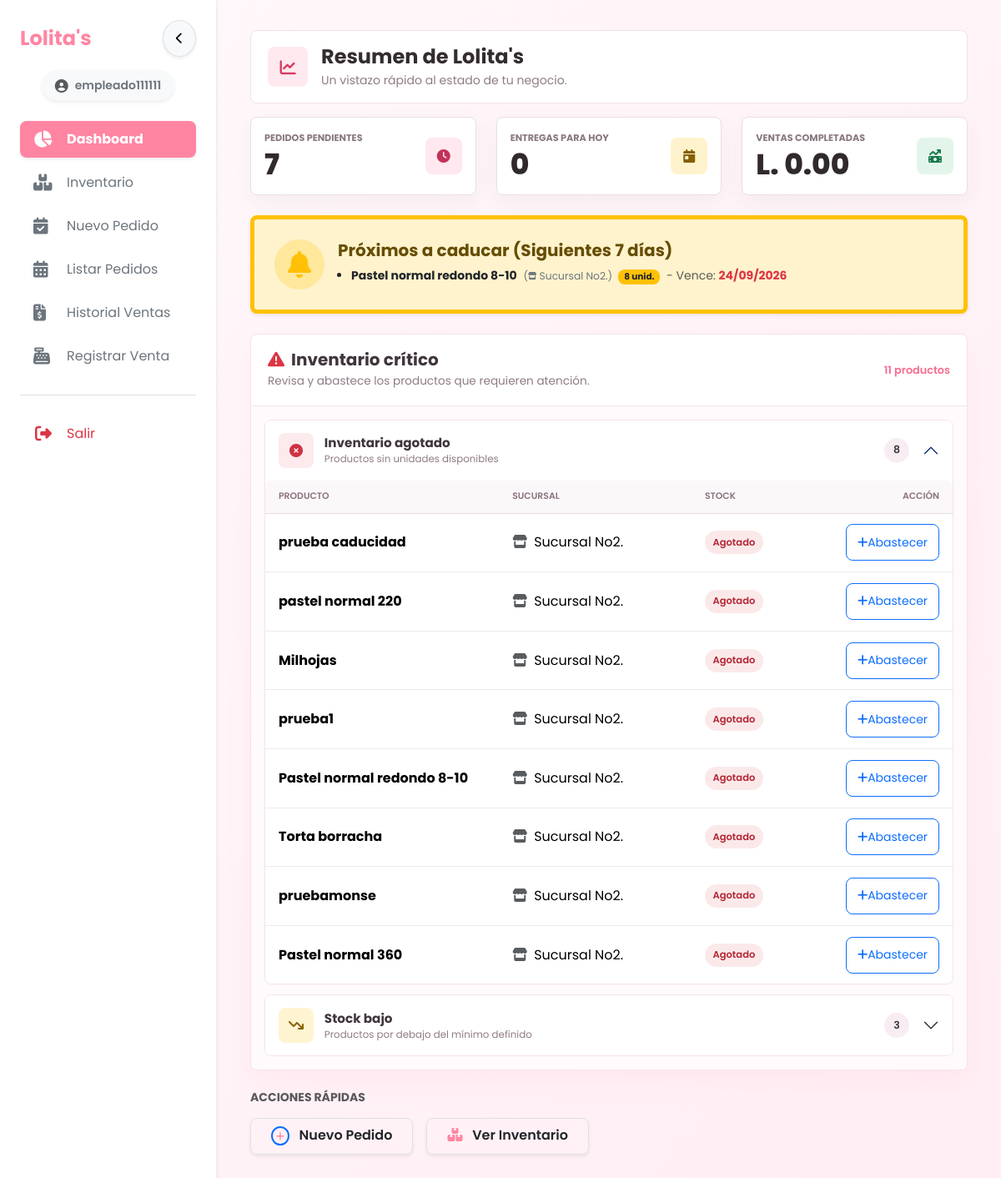
The app's page /index.php?view=dashboard (signed in) with its own data.
### tables this page shows
CREATE TABLE `inventario` (
  `id_inventario` int NOT NULL AUTO_INCREMENT,
  `id_sucursal` int NOT NULL,
  `id_producto` int NOT NULL,
  `stock_actual` int DEFAULT '0',
  `stock_minimo` int DEFAULT '5',
  `ultima_actualizacion` timestamp NULL DEFAULT CURRENT_TIMESTAMP ON UPDATE CURRENT_TIMESTAMP,
  `fecha_caducidad` date DEFAULT NULL,
  PRIMARY KEY (`id_inventario`),
  UNIQUE KEY `uq_sucursal_producto_fecha` (`id_sucursal`,`id_producto`,`fecha_caducidad`),
  KEY `id_producto` (`id_producto`),
  KEY `idx_fk_sucursal` (`id_sucursal`),
  KEY `idx_inventario_sucursal_caducidad` (`id_sucursal`,`fecha_caducidad`),
  CONSTRAINT `inventario_ibfk_1` FOREIGN KEY (`id_sucursal`) REFERENCES `sucursales` (`id_sucursal`) ON DELETE CASCADE,
  CONSTRAINT `inventario_ibfk_2` FOREIGN KEY (`id_producto`) REFERENCES `productos` (`id_producto`) ON DELETE CASCADE
);

CREATE TABLE `productos` (
  `id_producto` int NOT NULL AUTO_INCREMENT,
  `id_categoria` int DEFAULT NULL,
  `tipo_producto` enum('pastel','panaderia') NOT NULL DEFAULT 'panaderia',
  `nombre_producto` varchar(100) NOT NULL,
  `descripcion` text,
  `precio_base` decimal(10,2) NOT NULL,
  `imagen_url` varchar(255) DEFAULT NULL,
  `dias_vida_util` int DEFAULT '0',
  `estado` enum('Activo','Inactivo') NOT NULL DEFAULT 'Activo',
  PRIMARY KEY (`id_producto`),
  KEY `id_categoria` (`id_categoria`),
  KEY `idx_productos_estado_nombre` (`estado`,`nombre_producto`),
  CONSTRAINT `productos_ibfk_1` FOREIGN KEY (`id_categoria`) REFERENCES `categorias` (`id_categoria`) ON DELETE SET NULL
);

CREATE TABLE `sucursales` (
  `id_sucursal` int NOT NULL AUTO_INCREMENT,
  `nombre_sucursal` varchar(100) NOT NULL,
  `direccion` text,
  `telefono` varchar(20) DEFAULT NULL,
  `fecha_creacion` timestamp NULL DEFAULT CURRENT_TIMESTAMP,
  `estado` enum('Activa','Inactiva') NOT NULL DEFAULT 'Activa',
  PRIMARY KEY (`id_sucursal`),
  UNIQUE KEY `uq_sucursales_nombre` (`nombre_sucursal`)
);

### views/dashboard/partials/critical-stock-button.php (the view)
<?php if (\App\Security\Auth::canAccessBranch((int) $item['id_sucursal'], 'inventory.adjust')): ?>
<button type="button"
        class="btn btn-sm btn-outline-primary critical-stock-action btn-abastecer-directo"
        data-id="<?= (int) ($item['id_inventario'] ?? 0) ?>"
        data-producto="<?= (int) ($item['id_producto'] ?? 0) ?>"
        data-sucursal="<?= (int) $item['id_sucursal'] ?>"
        data-nombre="<?= e($item['nombre_producto']) ?>"
        data-sucursal-nombre="<?= e($item['nombre_sucursal']) ?>"
        aria-label="Abastecer <?= e($item['nombre_producto']) ?>"
        title="Abastecer <?= e($item['nombre_producto']) ?>">
    <i class="fa-solid fa-plus" aria-hidden="true"></i><span>Abastecer</span>
</button>
<?php else: ?>
<span class="text-muted small">Solo lectura</span>
<?php endif; ?>

### views/dashboard/index.php (shortened to what the rows shown need)
<div class="container-fluid app-page p-2 p-md-4">
    <header class="app-page-header">
        <div class="app-page-header__main">
            <div class="app-page-header__copy">
                <h2 class="app-page-header__title">Resumen de Lolita's</h2>
            </div>
        </div>
    </header>
    <?php if (count($productos_por_caducar) > 0): ?>
    <div class="row mb-4">
        <div class="col-12">
            <div class="alert alert-warning shadow-sm border-warning border-start border-5 mb-0 rounded-4 p-4 d-flex flex-column flex-md-row align-items-md-center gap-3" role="alert">
                <div class="flex-grow-1">
                    <ul class="mb-0 small ps-3 text-dark mt-2">
                        <?php foreach ($productos_por_caducar as $alerta_cad):
                            $fecha_formateada = date('d/m/Y', strtotime($alerta_cad['fecha_caducidad']));
                        ?>
                            <li class="mb-1">
                                <strong><?= htmlspecialchars($alerta_cad['nombre_producto']) ?></strong>
                                <span class="text-secondary small ms-1">
                                    (<i class="fa-solid fa-store fa-xs"></i> <?= htmlspecialchars($alerta_cad['nombre_sucursal']) ?>)
                                </span>
                                <span class="badge bg-warning text-dark mx-1"><?= $alerta_cad['stock_actual'] ?> unid.</span>
                                <span class="text-muted">- Vence: <span class="text-danger fw-bold"><?= $fecha_formateada ?></span></span>
                            </li>
                        <?php endforeach; ?>
                    </ul>
                </div>
            </div>
        </div>
    </div>
    <?php endif; ?>
    <div class="row mb-4">
        <div class="col-12">
            <section class="critical-inventory" aria-labelledby="criticalInventoryTitle">
                <?php
                $inventoryMenus = [
                    ['title' => 'Inventario agotado', 'description' => 'Productos sin unidades disponibles', 'icon' => 'fa-circle-xmark', 'variant' => 'danger', 'items' => $inventario_agotado],
                    ['title' => 'Stock bajo', 'description' => 'Productos por debajo del mínimo definido', 'icon' => 'fa-arrow-trend-down', 'variant' => 'warning', 'items' => $inventario_stock_bajo],
                ];
                ?>
                <div class="critical-accordion accordion" id="criticalInventoryAccordion">
                    <?php foreach ($inventoryMenus as $menuIndex => $menu): ?>
                        <?php $collapseId = 'criticalInventoryPanel' . $menuIndex; ?>
                        <div class="accordion-item critical-panel critical-panel--<?= $menu['variant'] ?>">
                            <h6 class="accordion-header">
                                <button class="accordion-button critical-panel__toggle <?= $menuIndex === 0 ? '' : 'collapsed' ?>"
                                        type="button"
                                        data-bs-toggle="collapse"
                                        data-bs-target="#<?= $collapseId ?>"
                                        aria-expanded="<?= $menuIndex === 0 ? 'true' : 'false' ?>"
                                        aria-controls="<?= $collapseId ?>">
                                    <span class="critical-panel__icon" aria-hidden="true"><i class="fa-solid <?= $menu['icon'] ?>"></i></span>
                                    <span class="critical-panel__heading">
                                        <strong><?= e($menu['title']) ?></strong>
                                        <small><?= e($menu['description']) ?></small>
                                    </span>
                                    <span class="critical-panel__count"><?= count($menu['items']) ?></span>
                                </button>
                            </h6>
                            <div id="<?= $collapseId ?>" class="accordion-collapse collapse <?= $menuIndex === 0 ? 'show' : '' ?>">
                                <div class="accordion-body critical-panel__body">
                                    <?php if ($menu['items'] === []): ?>
                                        <p class="critical-panel__empty mb-0"><i class="fa-solid fa-circle-check me-2"></i>No hay productos en esta categoría.</p>
                                    <?php else: ?>
                                        <div class="d-none d-md-block table-responsive">
                                            <table class="table critical-table mb-0">
                                                <thead>
                                                    <tr><th scope="col">Producto</th><th scope="col">Sucursal</th><th scope="col">Stock</th><th scope="col" class="text-end">Acción</th></tr>
                                                </thead>
                                                <tbody>
                                                    <?php foreach ($menu['items'] as $item): ?>
                                                        <tr>
                                                            <th scope="row"><?= e($item['nombre_producto']) ?></th>
                                                            <td><i class="fa-solid fa-store me-2 text-muted" aria-hidden="true"></i><?= e($item['nombre_sucursal']) ?></td>
                                                            <td>
                                                                <span class="stock-chip stock-chip--<?= (int) $item['stock_actual'] <= 0 ? 'danger' : 'warning' ?>">
                                                                    <?= (int) $item['stock_actual'] <= 0 ? 'Agotado' : (int) $item['stock_actual'] . ' unid.' ?>
                                                                </span>
                                                            </td>
                                                            <td class="text-end"><?php include __DIR__ . '/partials/critical-stock-button.php'; ?></td>
                                                        </tr>
                                                    <?php endforeach; ?>
                                                </tbody>
                                            </table>
                                        </div>
                                                <?php foreach ($menu['items'] as $item): ?>
                                                        <td class="text-center"><?php include __DIR__ . '/partials/critical-stock-button.php'; ?></td>
                                                <?php endforeach; ?>
                                    <?php endif; ?>
                                </div>
                            </div>
                        </div>
                    <?php endforeach; ?>
                </div>
            </section>
        </div>
    </div>
</div>
<link rel="stylesheet" href="css/views/dashboard.css?v=<?= filemtime(__DIR__ . '/../../public/css/views/dashboard.css') ?>">

### records on screen
inventario: id_producto.nombre_producto "Pastel normal redondo 8-10", id_sucursal.nombre_sucursal "Sucursal No2.", stock_actual "8", fecha_caducidad "24/09/2026"
productos: nombre_producto "prueba caducidad", nombre_sucursal "Sucursal No2."
productos: nombre_producto "pastel normal 220", nombre_sucursal "Sucursal No2."
productos: nombre_producto "Milhojas", nombre_sucursal "Sucursal No2."
productos: nombre_producto "prueba1", nombre_sucursal "Sucursal No2."
productos: nombre_producto "Pastel normal redondo 8-10", nombre_sucursal "Sucursal No2."
productos: nombre_producto "Torta borracha", nombre_sucursal "Sucursal No2."
productos: nombre_producto "pruebamonse", nombre_sucursal "Sucursal No2."
productos: nombre_producto "Pastel normal 360", nombre_sucursal "Sucursal No2."

### other values on screen
$_SESSION['username'] "empleado111111"
$metricas['pendientes'] "7"
$metricas['para_hoy'] "0"
$metricas['ventas'] "0.00"
count($inventario_agotado) + count($inventario_stock_bajo) "11"
$menu['title'] "Inventario agotado"
$menu['description'] "Productos sin unidades disponibles"
count($menu['items']) "8"
$menu['title'] "Stock bajo"
$menu['description'] "Productos por debajo del mínimo definido"
count($menu['items']) "3"
